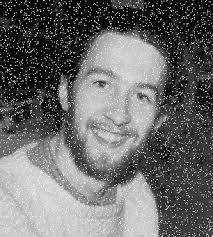
#> input picture Picture/noisevc.jpg, 213 x 237 px, found by its file name
$ python bolocsongphuong.py
#> lines starting #> are read from the running program, lines starting #| are printed output that depends on the picture
# Khái niệm
# Bộ lọc song phương (Bilateral Filter) là kỹ thuật làm mờ ảnh giảm nhiễu nhưng vẫn giữ biên (edge preserving).
# Nó kết hợp khoảng cách không gian và khoảng cách màu:
# Pixel gần về vị trí và giống màu với điểm trung tâm → trọng số cao.
# Pixel xa hoặc khác màu mạnh → trọng số thấp (không “trộn” qua biên).
# Kết quả: nền mịn nhưng đường biên vẫn rõ.

import cv2
import matplotlib.pyplot as plt

img = cv2.imread("D:/CodeTGMT/Picture/noisevc.jpg")
#> img is the input picture: shape (237, 213, 3); min 0, max 255, mean 106.8

# Bilateral Filter: d=9, sigmaColor=75, sigmaSpace=75
bilateral = cv2.bilateralFilter(img, d=9, sigmaColor=75, sigmaSpace=75)
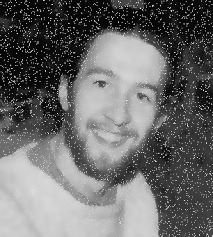
#> bilateral: shape (237, 213, 3); min 4, max 247, mean 106
bilateral1 = cv2.bilateralFilter(img, d=11, sigmaColor=200, sigmaSpace=200)
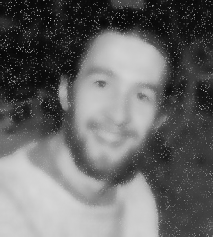
#> bilateral1: shape (237, 213, 3); min 7, max 215, mean 104.4

plt.subplot(1,3,1)
plt.imshow(cv2.cvtColor(img, cv2.COLOR_BGR2RGB))
plt.title("Ảnh gốc"); plt.axis("off")

plt.subplot(1,3,2)
plt.imshow(cv2.cvtColor(bilateral, cv2.COLOR_BGR2RGB))
plt.title("Bilateral Filter")
plt.axis("off")

plt.subplot(1,3,3)
plt.imshow(cv2.cvtColor(bilateral1, cv2.COLOR_BGR2RGB))
plt.title("Bilateral Filter1")
plt.axis("off")

plt.show()
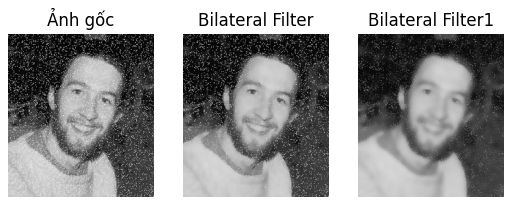
#> figure drawn by matplotlib, 3 panels

$ run again, with Picture/nhieu_muoi_tieu.jpg copied over Picture/noisevc.jpg
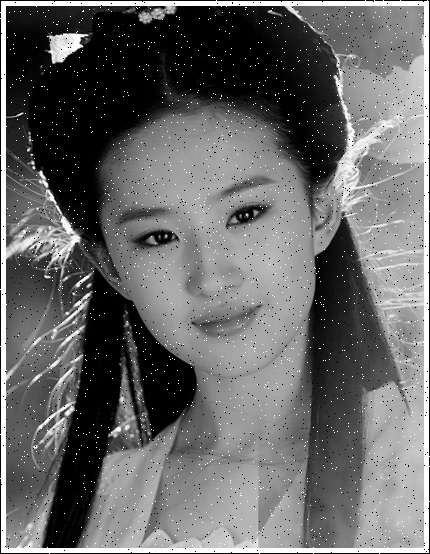
#> input picture Picture/nhieu_muoi_tieu.jpg, 430 x 554 px, found by its file name
#> img is the input picture: shape (554, 430, 3); min 0, max 255, mean 104.1
#> `bilateral1 = cv2.bilateralFilter(img, d=11, sigmaColor=200, sigmaSpace..`:
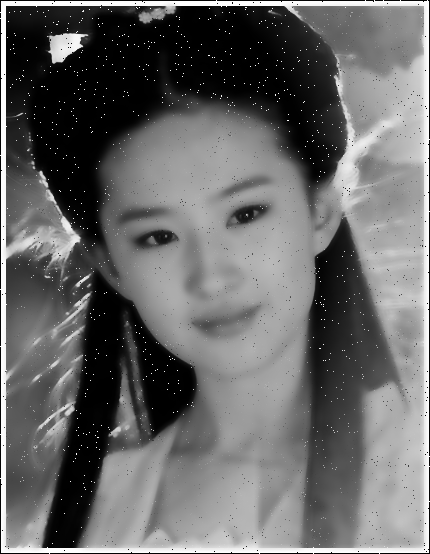
#> bilateral1: shape (554, 430, 3); min 0, max 254, mean 104
#> `plt.show()`:
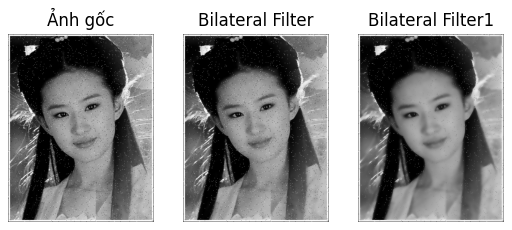
#> figure drawn by matplotlib, 3 panels
